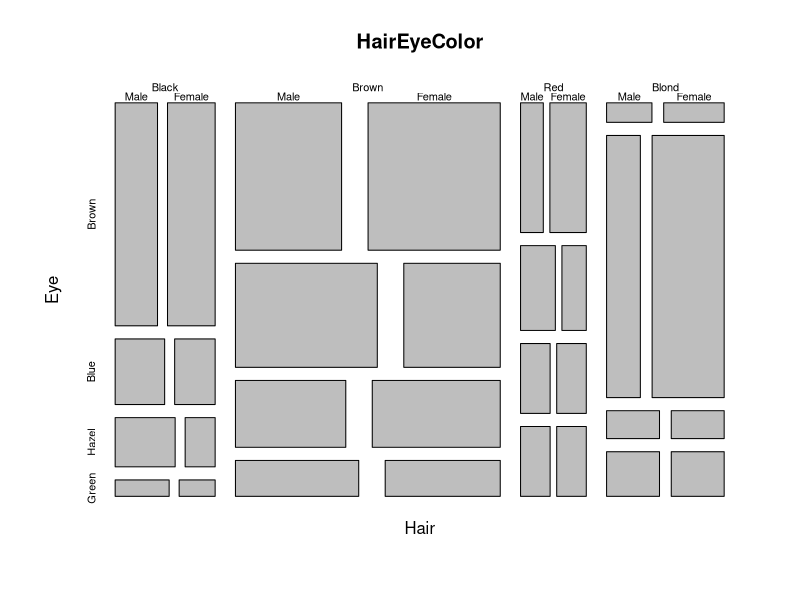
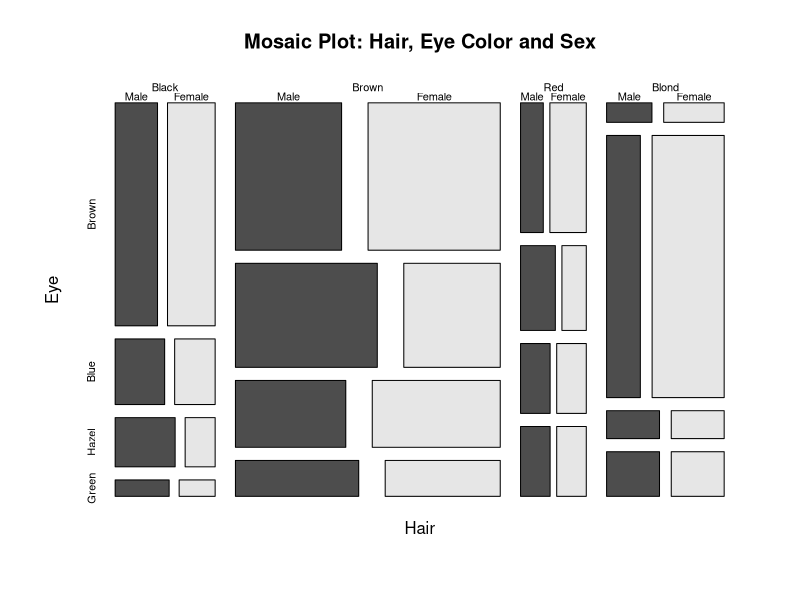
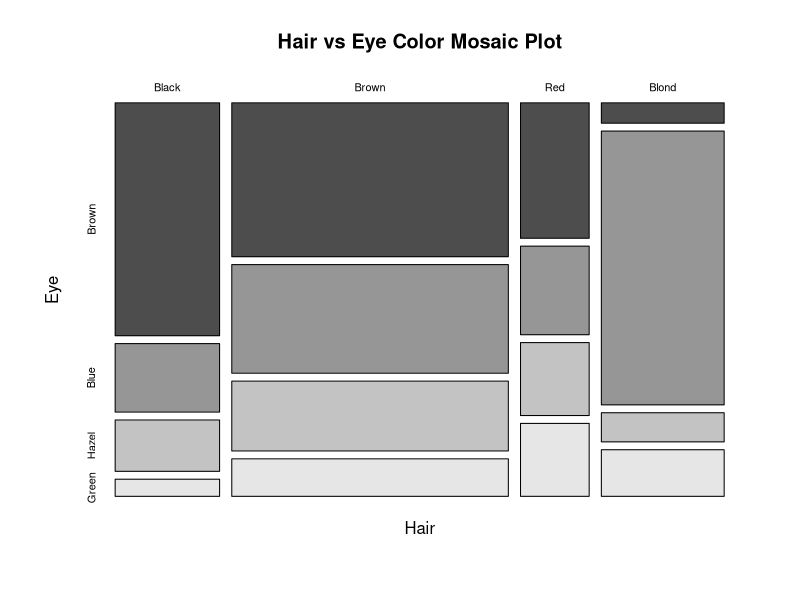
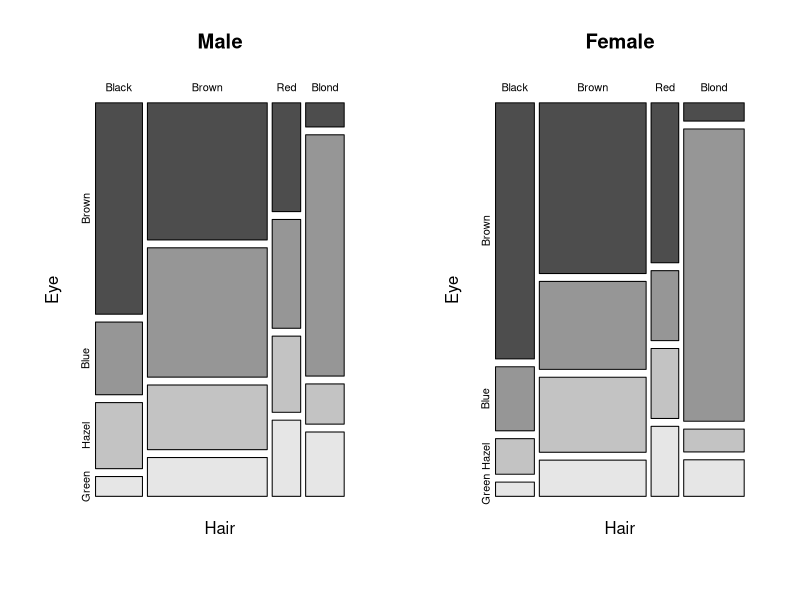
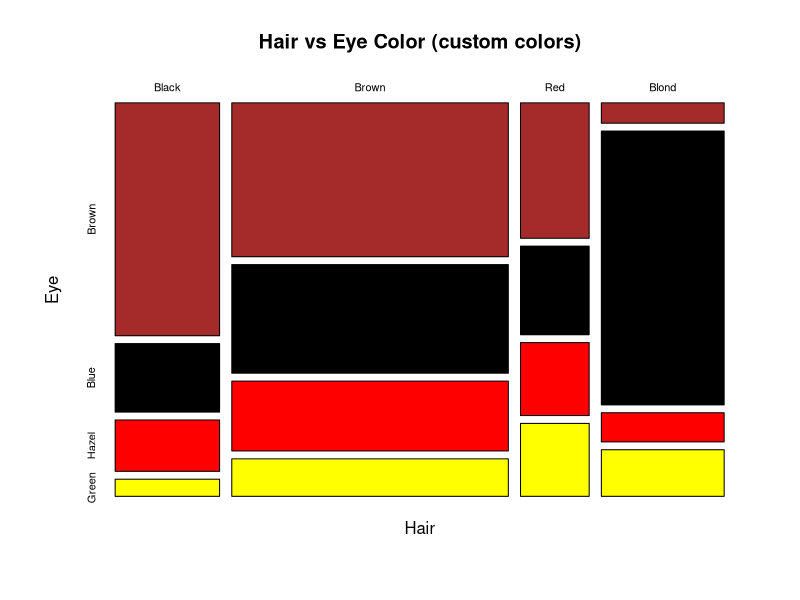
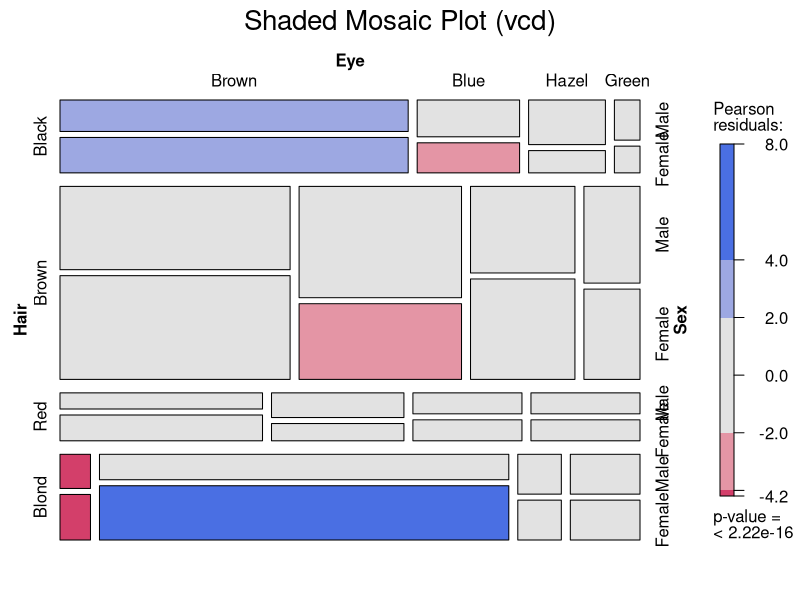
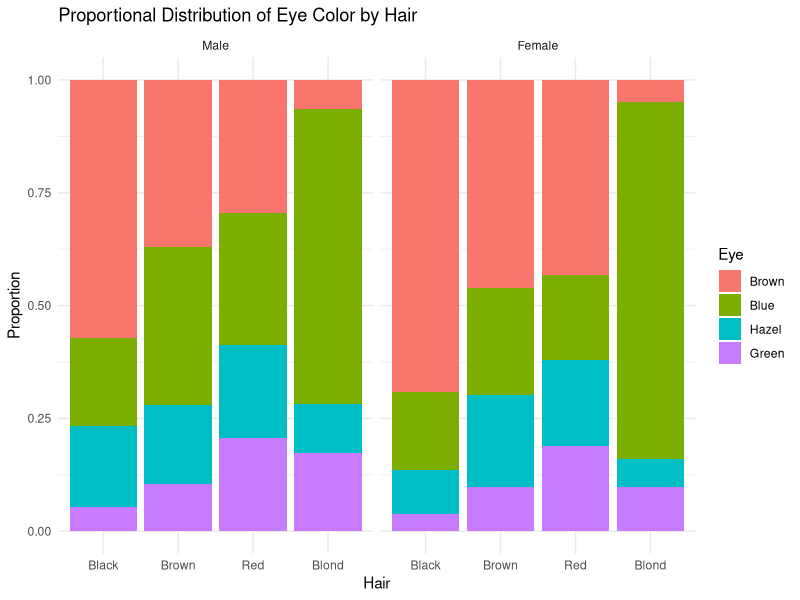
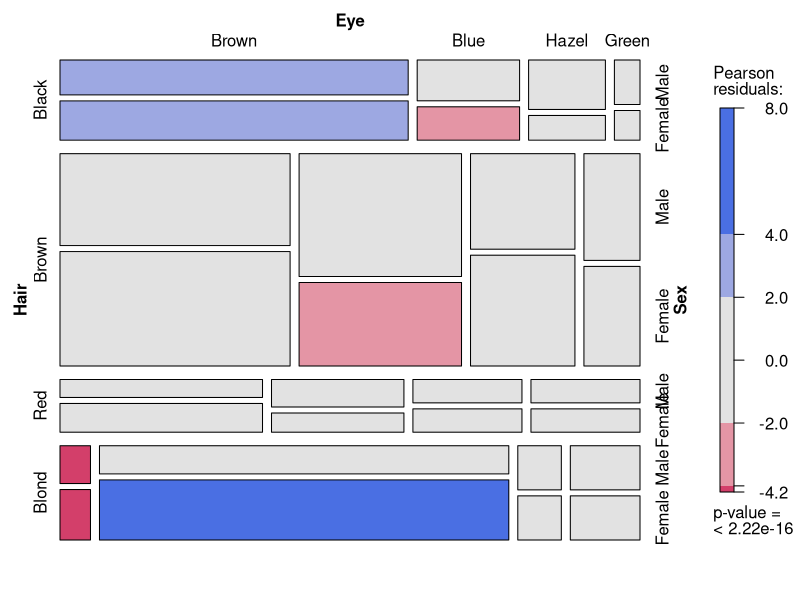

The R script that drew these images, in order:
data(HairEyeColor)

str(HairEyeColor)
View(HairEyeColor)
?HairEyeColor

mosaicplot(HairEyeColor)

mosaicplot(HairEyeColor,
           main="Mosaic Plot: Hair, Eye Color and Sex",
           color=TRUE)

HairEye2D <- margin.table(HairEyeColor, c(1,2))

mosaicplot(HairEye2D,
           main="Hair vs Eye Color Mosaic Plot",
           color=TRUE)

par(mfrow=c(1,2))
mosaicplot(HairEyeColor[,,"Male"], main="Male", color=TRUE)
mosaicplot(HairEyeColor[,,"Female"], main="Female", color=TRUE)
par(mfrow=c(1,1))

mosaicplot(HairEye2D,
           col=c("brown","black","red","yellow"),
           main="Hair vs Eye Color (custom colors)")

install.packages("vcd")
library(vcd)

mosaic(HairEyeColor,
       shade=TRUE,
       legend=TRUE,
       main="Shaded Mosaic Plot (vcd)")

hair_eye_df <- as.data.frame(HairEyeColor)
head(hair_eye_df)

library(ggplot2)

ggplot(hair_eye_df, aes(x=Hair, y=Freq, fill=Eye)) +
  geom_bar(stat="identity", position="fill") +
  facet_wrap(~Sex) +
  labs(
    title="Proportional Distribution of Eye Color by Hair",
    y="Proportion"
  ) +
  theme_minimal()

mosaic(~Hair + Eye + Sex,
       data=hair_eye_df,
       shade=TRUE,
       legend=TRUE)
